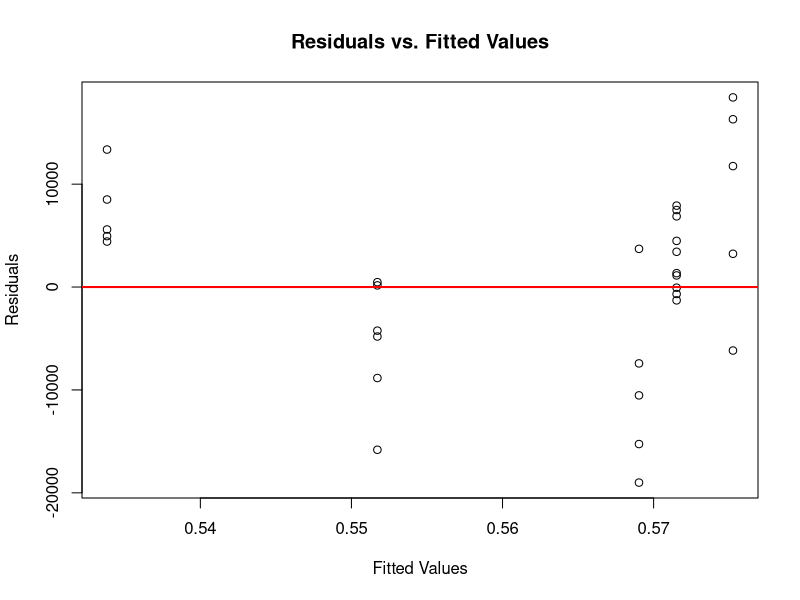
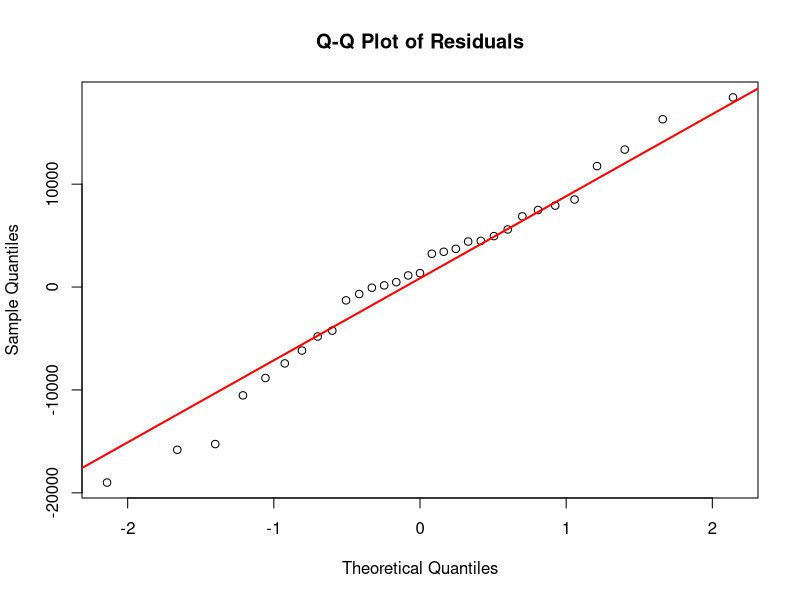

Source code (R) for these figures, in order:
#load data
data = read.csv('../data/paraburk_intrahost_data.csv')
data <- na.omit(data)
#keep only confident entries
data <- data[data$confident == 1,]
#get agricolaris data only
data <- data[data$infect == 'B859', ]
#remove Cavanderia, as it it too distant
data <- data[data$taxonomy != 'Cavenderia_aureostipes', ]
#get infected and uninfected spores
data$infected_spores <- data$rfpper / 100 * data$total_spore
data$uninfected_spores <- data$total_spore - data$infected_spores
data$infected_spores <- round(data$infected_spores)
data$uninfected_spores <- round(data$uninfected_spores)

#fit logistic model
model <- glm(cbind(infected_spores, uninfected_spores) ~ distance_from_discoideum, 
             data = data, 
             family = quasibinomial())

summary(model)
plogis(confint(model))
plogis(coef(model))

#assess model
predicted.proportions <- predict(model, type = "response")

# Residuals from the model
residuals <- residuals(model, type = "deviance")


# Plot residuals vs. fitted values
plot(predicted.proportions, residuals,
     xlab = "Fitted Values", ylab = "Residuals",
     main = "Residuals vs. Fitted Values")
abline(h = 0, col = "red", lwd = 2)

# Q-Q plot of the residuals
qqnorm(residuals, main = "Q-Q Plot of Residuals")
qqline(residuals, col = "red", lwd = 2)
shapiro.test(residuals)

#get model predictions and write out
model.data <- data.frame(distance_from_discoideum = seq(min(data$distance_from_discoideum),
                                                      max(data$distance_from_discoideum), 
                                                      length.out = 100))

#get the predicted values and their standard errors
predictions <- predict(model, model.data, type = "link", se.fit = TRUE)
model.data$fit <- predictions$fit
model.data$se <- predictions$se.fit
model.data$lower <- predictions$fit - 1.96 * predictions$se.fit
model.data$upper <- predictions$fit + 1.96 * predictions$se.fit

#transform to the probability scale using plogis
model.data$fit <- plogis(model.data$fit)
model.data$lower <- plogis(model.data$lower)
model.data$upper <- plogis(model.data$upper)

write.csv(model.data, '../data/bonniea_spore_prevalence_dicty_phylo_model.csv')
